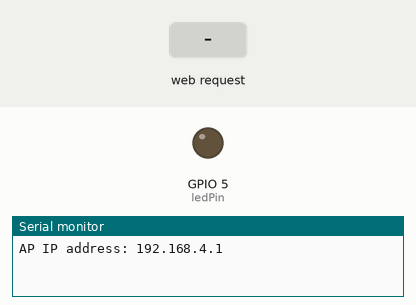
Simulated run of this sketch. Board: ESP8266 (NodeMCU). On the bench: output pins drawn as LEDs (lit = HIGH), the last lines printed to the serial monitor. Inputs (shaded band) come from the test bench.

Above: at 1.2 s.
1.3 s: HTTP request GET /LED=ON received
At 2.2 s:
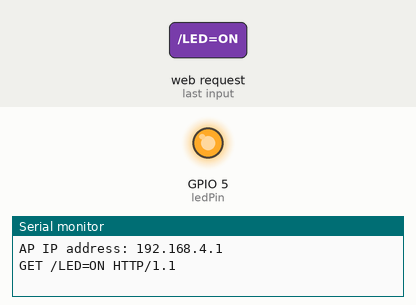
2.8 s: HTTP request GET /LED=OFF received
At 3.4 s:
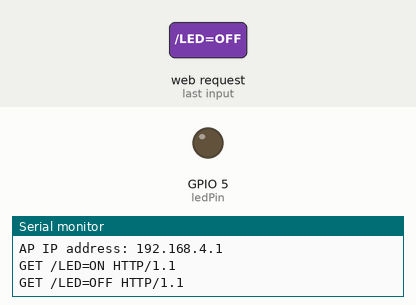
Timing chart, 0 to 5.8 s (numbered marks = the images above; inputs shaded):
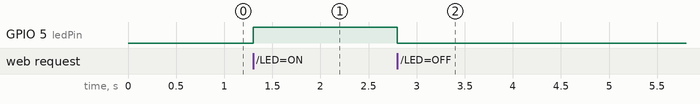

The sketch:

4_LED_Using_Webpage.ino
```cpp
#include <ESP8266WiFi.h>

const char* ssid = "ESP8266_Hotspot";
const char* password = "12345678";  // Must be at least 8 characters

const int ledPin = 5; // GPIO5 = D1

WiFiServer server(80);

void setup() {
  Serial.begin(115200);
  pinMode(ledPin, OUTPUT);
  digitalWrite(ledPin, LOW); // LED off

  // Start Access Point
  WiFi.softAP(ssid, password);
  IPAddress IP = WiFi.softAPIP();
  Serial.print("AP IP address: ");
  Serial.println(IP);

  server.begin();
}

void loop() {
  WiFiClient client = server.available();
  if (!client) return;

  while (!client.available()) delay(1);

  String request = client.readStringUntil('\r');
  Serial.println(request);
  client.flush();

  // Handle LED control
  if (request.indexOf("/LED=ON") != -1) {
    digitalWrite(ledPin, HIGH);
  }
  if (request.indexOf("/LED=OFF") != -1) {
    digitalWrite(ledPin, LOW);
  }

  // Send simple HTML response
  client.println("HTTP/1.1 200 OK");
  client.println("Content-Type: text/html");
  client.println();
  client.println("<html><body>");
  client.println("<h2>ESP8266 LED Control</h2>");
  client.println("<a href=\"/LED=ON\"><button>Turn LED ON</button></a>");
  client.println("<a href=\"/LED=OFF\"><button>Turn LED OFF</button></a>");
  client.println("</body></html>");
}
```

Measured:
- after the input at 1.3 s, GPIO 5 (ledPin): LOW → HIGH at once
- after the input at 2.8 s, GPIO 5 (ledPin): HIGH → LOW at once
